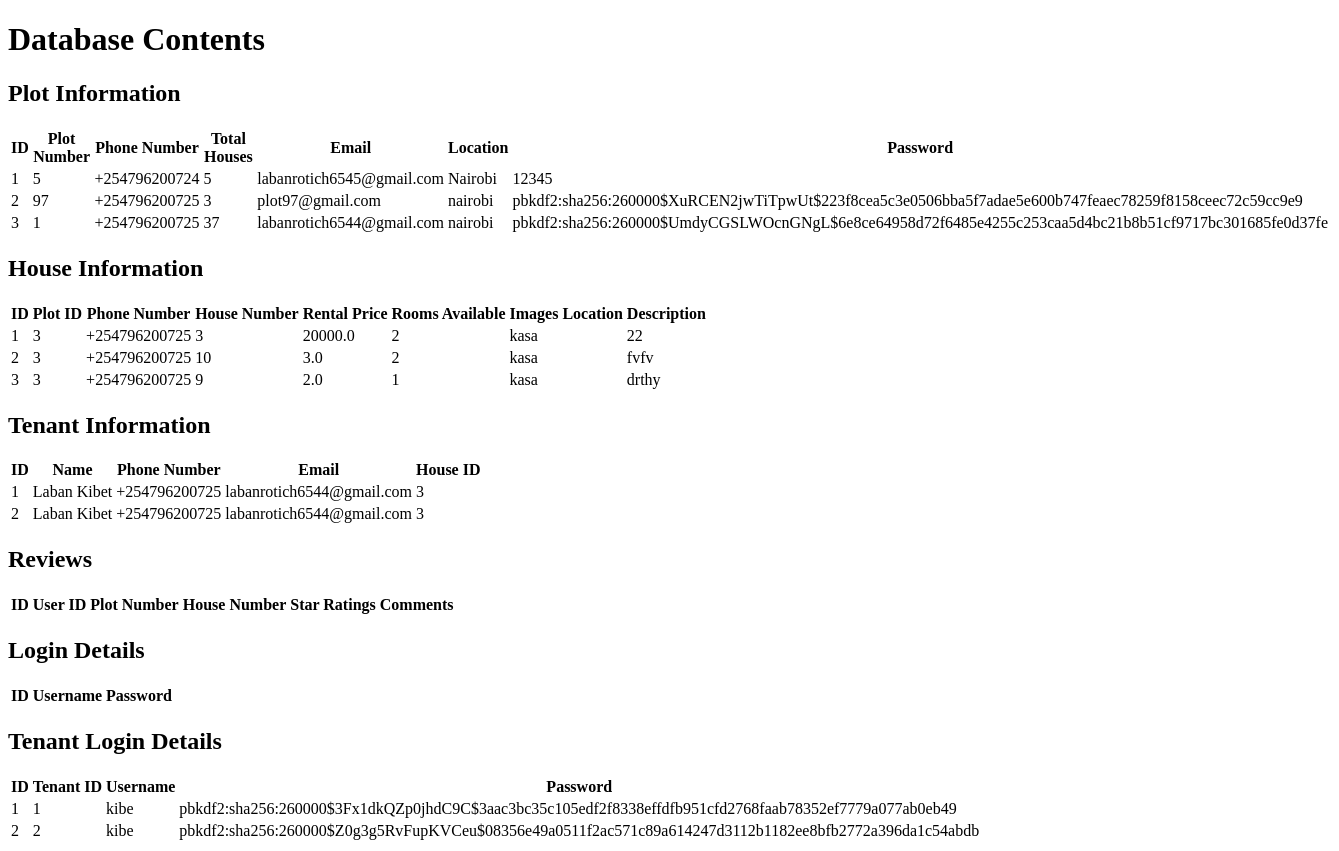
The app's page /view_database, older data.
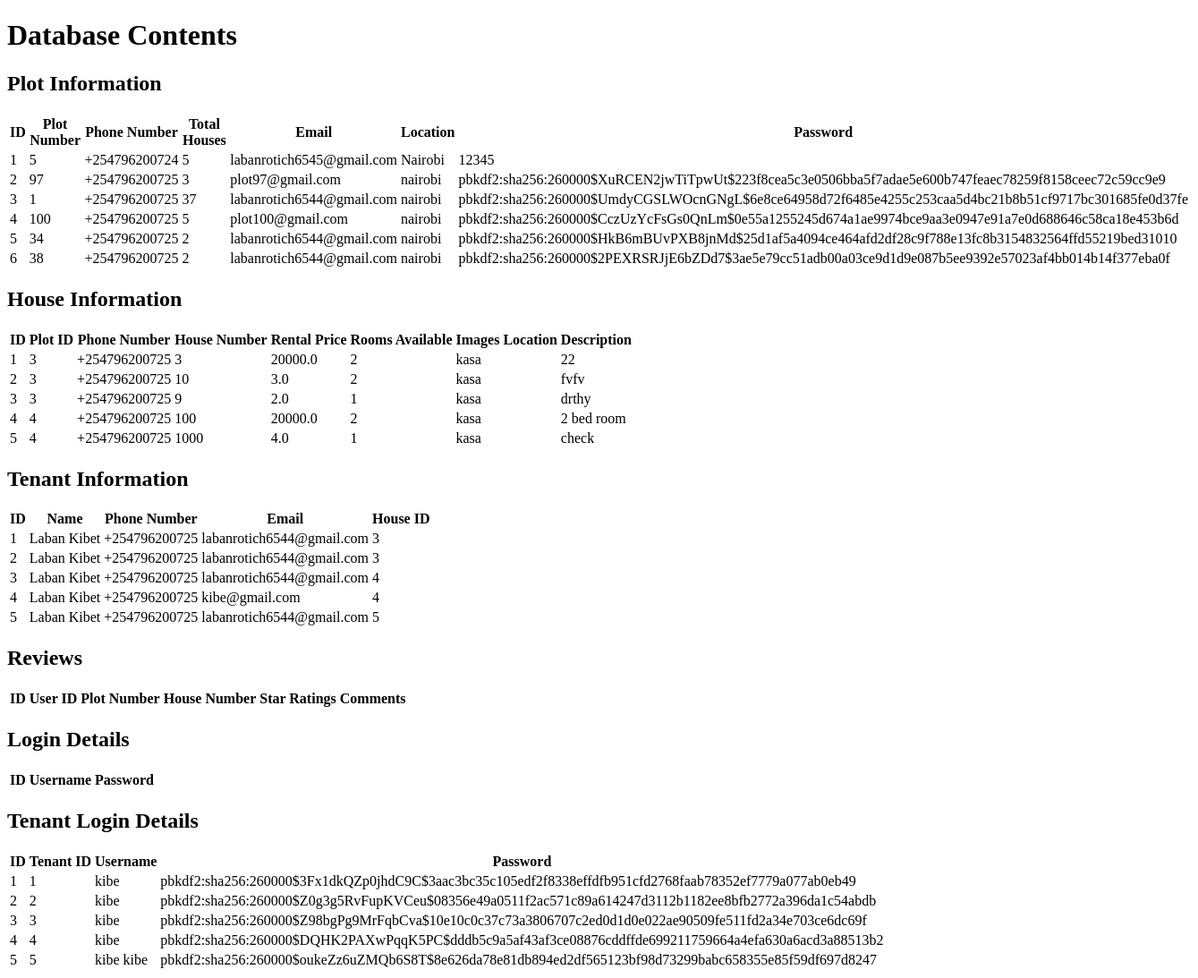
The same page, newer data.
### app/models.py (models this page shows, shortened)
class PlotInformation(Base):
    __tablename__ = 'plot_information'
    id = Column(Integer, primary_key=True)
    plot_number = Column(String(50), nullable=False)
    phone_number = Column(String(50), nullable=False)
    total_houses = Column(Integer, nullable=False)
    email = Column(String(100), nullable=False)
    location = Column(String(100), nullable=False)
    password1 = Column(String(100), nullable=False)

class HouseInformation(Base):
    __tablename__ = 'house_information'
    id = Column(Integer, primary_key=True)
    plot_id = Column(Integer, ForeignKey('plot_information.id'), nullable=False)
    phone_number = Column(String(50), nullable=False)
    house_number = Column(String(50), nullable=False)
    rental_price = Column(Float, nullable=False)
    rooms_available = Column(Integer, nullable=False)
    images_location = Column(String(100), nullable=False)
    description = Column(String(200), nullable=False)

class TenantInformation(Base):
    __tablename__ = 'tenant_information'
    id = Column(Integer, primary_key=True)
    name = Column(String(100), nullable=False)
    phone_number = Column(String(50), nullable=False)
    email = Column(String(100), nullable=False)
    house_id = Column(Integer, ForeignKey('house_information.id'), nullable=False)
    login_details = relationship("TenantLoginDetails", uselist=False)

class TenantLoginDetails(Base):
    __tablename__ = 'tenant_login_details'
    id = Column(Integer, primary_key=True)
    tenant_id = Column(Integer, ForeignKey('tenant_information.id'), nullable=False)
    username = Column(String(50), nullable=False)
    password = Column(String(100), nullable=False)

### app/views.py (the view)
@app.route('/view_database')
def view_database():
    plots = db_session.query(PlotInformation).all()
    houses = db_session.query(HouseInformation).all()
    tenants = db_session.query(TenantInformation).all()
    reviews = db_session.query(Reviews).all()
    logins = db_session.query(LoginDetails).all()
    tenant_logins = db_session.query(TenantLoginDetails).all()
    return render_template('view_database.html', plots=plots, houses=houses, tenants=tenants,
                           reviews=reviews, logins=logins, tenant_logins=tenant_logins)

### app/templates/view_database.html (shortened to what this page needs)
<!DOCTYPE html>
<html>
<head>
</head>
<body>
    <h1>Database Contents</h1>
    <h2>Plot Information</h2>
    <table>
        <thead>
            <tr>
                <th>ID</th>
                <th>Plot Number</th>
                <th>Phone Number</th>
                <th>Total Houses</th>
                <th>Email</th>
                <th>Location</th>
                <th>Password</th>
            </tr>
        </thead>
        <tbody>
            {% for plot in plots %}
            <tr>
                <td>{{ plot.id }}</td>
                <td>{{ plot.plot_number }}</td>
                <td>{{ plot.phone_number }}</td>
                <td>{{ plot.total_houses }}</td>
                <td>{{ plot.email }}</td>
                <td>{{ plot.location }}</td>
                <td>{{ plot.password1 }}</td>
            </tr>
            {% endfor %}
        </tbody>
    </table>
    <h2>House Information</h2>
    <table>
        <thead>
            <tr>
                <th>ID</th>
                <th>Plot ID</th>
                <th>Phone Number</th>
                <th>House Number</th>
                <th>Rental Price</th>
                <th>Rooms Available</th>
                <th>Images Location</th>
                <th>Description</th>
            </tr>
        </thead>
        <tbody>
            {% for house in houses %}
            <tr>
                <td>{{ house.id }}</td>
                <td>{{ house.plot_id }}</td>
                <td>{{ house.phone_number }}</td>
                <td>{{ house.house_number }}</td>
                <td>{{ house.rental_price }}</td>
                <td>{{ house.rooms_available }}</td>
                <td>{{ house.images_location }}</td>
                <td>{{ house.description }}</td>
            </tr>
            {% endfor %}
        </tbody>
    </table>
    <h2>Tenant Information</h2>
    <table>
        <thead>
            <tr>
                <th>ID</th>
                <th>Name</th>
                <th>Phone Number</th>
                <th>Email</th>
                <th>House ID</th>
            </tr>
        </thead>
        <tbody>
            {% for tenant in tenants %}
            <tr>
                <td>{{ tenant.id }}</td>
                <td>{{ tenant.name }}</td>
                <td>{{ tenant.phone_number }}</td>
                <td>{{ tenant.email }}</td>
                <td>{{ tenant.house_id }}</td>
            </tr>
            {% endfor %}
        </tbody>
    </table>
    <h2>Reviews</h2>
    <table>
        <thead>
            <tr>
                <th>ID</th>
                <th>User ID</th>
                <th>Plot Number</th>
                <th>House Number</th>
                <th>Star Ratings</th>
                <th>Comments</th>
            </tr>
        </thead>
    </table>
    <h2>Login Details</h2>
    <table>
        <thead>
            <tr>
                <th>ID</th>
                <th>Username</th>
                <th>Password</th>
            </tr>
        </thead>
    </table>
    <h2>Tenant Login Details</h2>
    <table>
        <thead>
            <tr>
                <th>ID</th>
                <th>Tenant ID</th>
                <th>Username</th>
                <th>Password</th>
            </tr>
        </thead>
        <tbody>
            {% for tenant_login in tenant_logins %}
            <tr>
                <td>{{ tenant_login.id }}</td>
                <td>{{ tenant_login.tenant_id }}</td>
                <td>{{ tenant_login.username }}</td>
                <td>{{ tenant_login.password }}</td>
            </tr>
            {% endfor %}
        </tbody>
    </table>
</body>
</html>

Row changes from the older to the newer data that the page shows:
added PlotInformation: id "4", plot_number "100", phone_number "+254796200725", total_houses "5", email "plot100@gmail.com", location "nairobi", password1 "pbkdf2:sha256:260000$CczUzYcFsGs0QnLm$0e55a1255245d674a1ae9974bce9aa3e0947e91a7e0d688646c58ca18e453b6d"
added PlotInformation: id "5", plot_number "34", phone_number "+254796200725", total_houses "2", email "labanrotich6544@gmail.com", location "nairobi", password1 "pbkdf2:sha256:260000$HkB6mBUvPXB8jnMd$25d1af5a4094ce464afd2df28c9f788e13fc8b3154832564ffd55219bed31010"
added PlotInformation: id "6", plot_number "38", phone_number "+254796200725", total_houses "2", email "labanrotich6544@gmail.com", location "nairobi", password1 "pbkdf2:sha256:260000$2PEXRSRJjE6bZDd7$3ae5e79cc51adb00a03ce9d1d9e087b5ee9392e57023af4bb014b14f377eba0f"
added HouseInformation: id "4", plot_id "4", phone_number "+254796200725", house_number "100", rental_price "20000.0", rooms_available "2", images_location "kasa", description "2 bed room"
added HouseInformation: id "5", plot_id "4", phone_number "+254796200725", house_number "1000", rental_price "4.0", rooms_available "1", images_location "kasa", description "check"
added TenantInformation: id "3", name "Laban Kibet", phone_number "+254796200725", email "labanrotich6544@gmail.com", house_id "4"
added TenantInformation: id "4", name "Laban Kibet", phone_number "+254796200725", email "kibe@gmail.com", house_id "4"
added TenantInformation: id "5", name "Laban Kibet", phone_number "+254796200725", email "labanrotich6544@gmail.com", house_id "5"
added TenantLoginDetails: id "3", tenant_id "3", username "kibe", password "pbkdf2:sha256:260000$Z98bgPg9MrFqbCva$10e10c0c37c73a3806707c2ed0d1d0e022ae90509fe511fd2a34e703ce6dc69f"
added TenantLoginDetails: id "4", tenant_id "4", username "kibe", password "pbkdf2:sha256:260000$DQHK2PAXwPqqK5PC$dddb5c9a5af43af3ce08876cddffde699211759664a4efa630a6acd3a88513b2"
added TenantLoginDetails: id "5", tenant_id "5", username "kibe kibe", password "pbkdf2:sha256:260000$oukeZz6uZMQb6S8T$8e626da78e81db894ed2df565123bf98d73299babc658355e85f59df697d8247"
